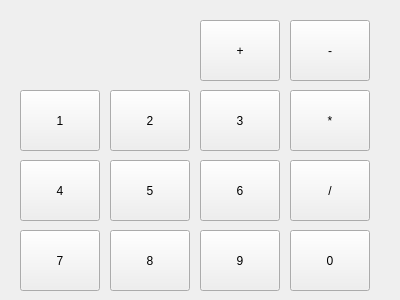
<?xml version="1.0" encoding="UTF-8"?>
<ui version="4.0">
 <class>CalculatorForm</class>
 <widget class="QWidget" name="CalculatorForm">
  <property name="geometry">
   <rect>
    <x>0</x>
    <y>0</y>
    <width>400</width>
    <height>300</height>
   </rect>
  </property>
  <property name="windowTitle">
   <string>Form</string>
  </property>
  <widget class="QPushButton" name="pushButton">
   <property name="geometry">
    <rect>
     <x>20</x>
     <y>90</y>
     <width>80</width>
     <height>61</height>
    </rect>
   </property>
   <property name="text">
    <string>1</string>
   </property>
  </widget>
  <widget class="QPushButton" name="pushButton_2">
   <property name="geometry">
    <rect>
     <x>110</x>
     <y>90</y>
     <width>80</width>
     <height>61</height>
    </rect>
   </property>
   <property name="text">
    <string>2</string>
   </property>
  </widget>
  <widget class="QPushButton" name="pushButton_3">
   <property name="geometry">
    <rect>
     <x>200</x>
     <y>90</y>
     <width>80</width>
     <height>61</height>
    </rect>
   </property>
   <property name="text">
    <string>3</string>
   </property>
  </widget>
  <widget class="QPushButton" name="pushButton_4">
   <property name="geometry">
    <rect>
     <x>20</x>
     <y>160</y>
     <width>80</width>
     <height>61</height>
    </rect>
   </property>
   <property name="text">
    <string>4</string>
   </property>
  </widget>
  <widget class="QPushButton" name="pushButton_5">
   <property name="geometry">
    <rect>
     <x>110</x>
     <y>160</y>
     <width>80</width>
     <height>61</height>
    </rect>
   </property>
   <property name="text">
    <string>5</string>
   </property>
  </widget>
  <widget class="QPushButton" name="pushButton_6">
   <property name="geometry">
    <rect>
     <x>200</x>
     <y>160</y>
     <width>80</width>
     <height>61</height>
    </rect>
   </property>
   <property name="text">
    <string>6</string>
   </property>
  </widget>
  <widget class="QPushButton" name="pushButton_7">
   <property name="geometry">
    <rect>
     <x>20</x>
     <y>230</y>
     <width>80</width>
     <height>61</height>
    </rect>
   </property>
   <property name="text">
    <string>7</string>
   </property>
  </widget>
  <widget class="QPushButton" name="pushButton_8">
   <property name="geometry">
    <rect>
     <x>110</x>
     <y>230</y>
     <width>80</width>
     <height>61</height>
    </rect>
   </property>
   <property name="text">
    <string>8</string>
   </property>
  </widget>
  <widget class="QPushButton" name="pushButton_9">
   <property name="geometry">
    <rect>
     <x>200</x>
     <y>230</y>
     <width>80</width>
     <height>61</height>
    </rect>
   </property>
   <property name="text">
    <string>9</string>
   </property>
  </widget>
  <widget class="QPushButton" name="pushButton_10">
   <property name="geometry">
    <rect>
     <x>290</x>
     <y>230</y>
     <width>80</width>
     <height>61</height>
    </rect>
   </property>
   <property name="text">
    <string>0</string>
   </property>
  </widget>
  <widget class="QPushButton" name="pushButton_11">
   <property name="geometry">
    <rect>
     <x>290</x>
     <y>90</y>
     <width>80</width>
     <height>61</height>
    </rect>
   </property>
   <property name="text">
    <string>*</string>
   </property>
  </widget>
  <widget class="QPushButton" name="pushButton_12">
   <property name="geometry">
    <rect>
     <x>290</x>
     <y>160</y>
     <width>80</width>
     <height>61</height>
    </rect>
   </property>
   <property name="text">
    <string>/</string>
   </property>
  </widget>
  <widget class="QPushButton" name="pushButton_13">
   <property name="geometry">
    <rect>
     <x>290</x>
     <y>20</y>
     <width>80</width>
     <height>61</height>
    </rect>
   </property>
   <property name="text">
    <string>-</string>
   </property>
  </widget>
  <widget class="QPushButton" name="pushButton_14">
   <property name="geometry">
    <rect>
     <x>200</x>
     <y>20</y>
     <width>80</width>
     <height>61</height>
    </rect>
   </property>
   <property name="text">
    <string>+</string>
   </property>
  </widget>
 </widget>
 <resources/>
 <connections/>
</ui>
